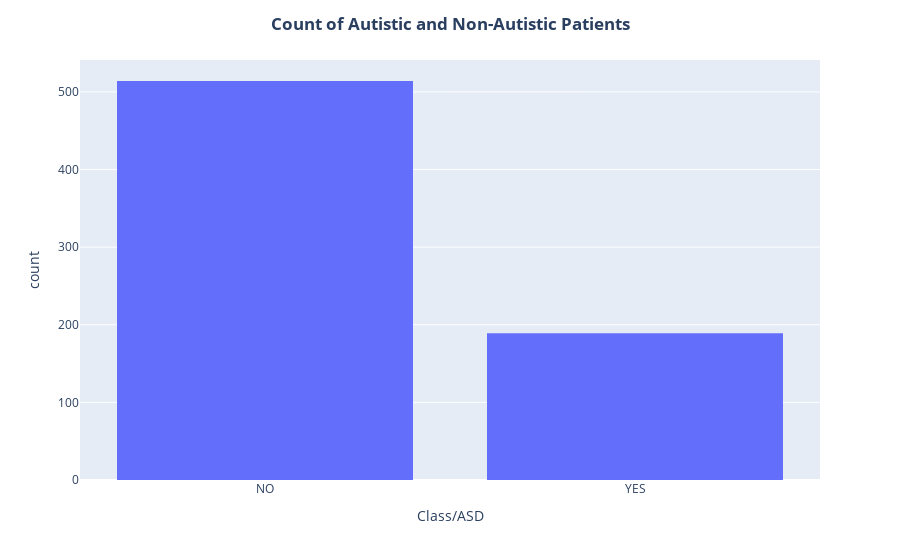

The notebook cell saved with this chart:
### Markdown cell above
Using a histogram to visualise the number of autistic and non-autistic patients:

### Code cell
#using plotly to visualize the number of autistic and non-autistic patients
fig = px.histogram(df, x='Class/ASD')

# Update layout to center the title
fig.update_layout(title_text='<b>Count of Autistic and Non-Autistic Patients</b>', title_x=0.5)

# Show the plot
fig.show()

### Figure 1 — Plotly figure (JSON) as saved in the notebook; plotly's stock layout.template omitted (floating-point values rounded to 4 significant figures; data arrays with more than 128 entries replaced by an {"elided": "..."} marker saying what was removed)
{"data": [{"alignmentgroup": "True", "bingroup": "x", "hovertemplate": "Class/ASD=%{x}<br>count=%{y}<extra></extra>", "legendgroup": "", "marker": {"color": "#636efa", "pattern": {"shape": ""}}, "name": "", "offsetgroup": "", "orientation": "v", "showlegend": false, "type": "histogram", "x": {"elided": "703 str values"}, "xaxis": "x", "yaxis": "y"}], "layout": {"barmode": "relative", "legend": {"tracegroupgap": 0}, "margin": {"t": 60}, "title": {"text": "<b>Count of Autistic and Non-Autistic Patients</b>", "x": 0.5}, "xaxis": {"anchor": "y", "domain": [0, 1], "title": {"text": "Class/ASD"}}, "yaxis": {"anchor": "x", "domain": [0, 1], "title": {"text": "count"}}}}
